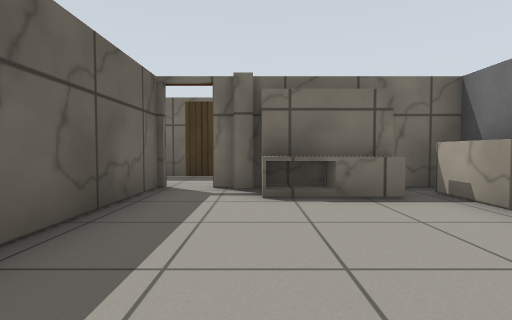
View 1 (above)

19 first-person views from a walk through a Gazebo world. The camera is 0.65 m above the floor, tilts 2° down and sees 85° across. The floor is counted in squares, 1 m on a side. Each view is taken from the middle of a square. On the plan, view 1 faces up. The plan holds only what a view shows up to about 9 squares ahead; the rest is blank. Some surface patterns are stand-ins.

View 2
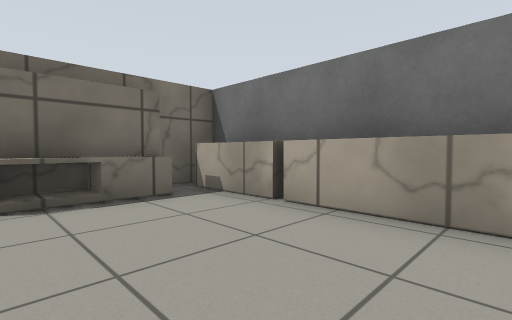

View 3
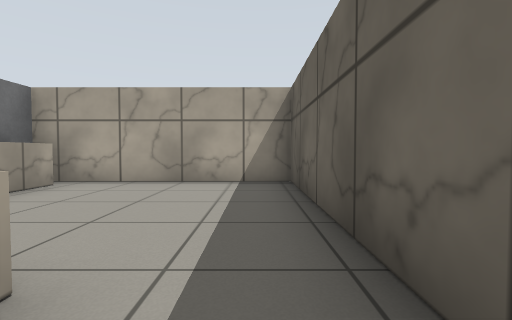

View 4
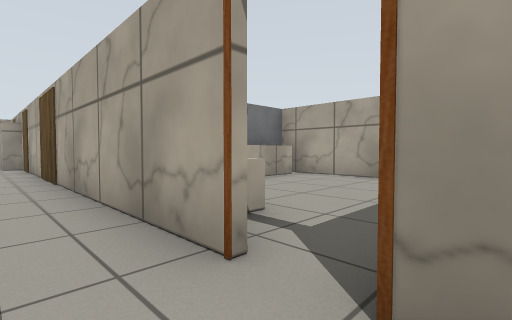

View 5
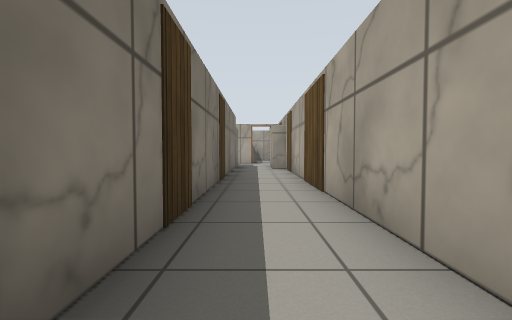

View 6
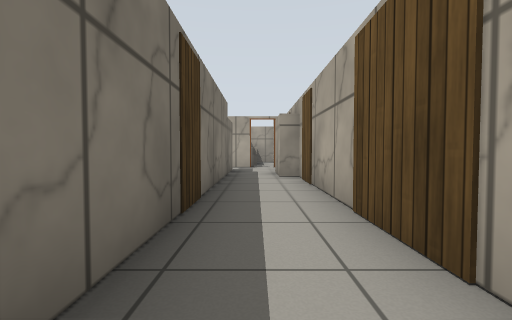

View 7
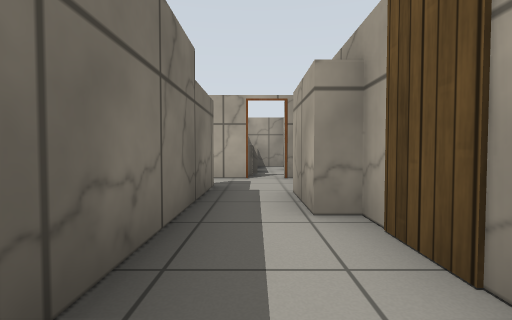

View 8
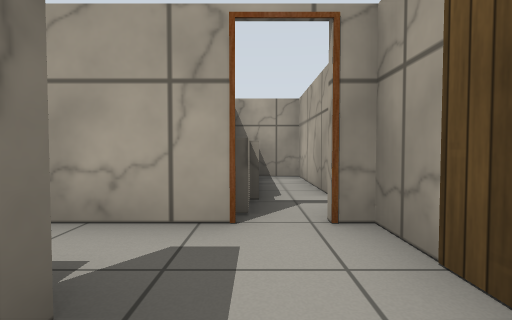

View 9
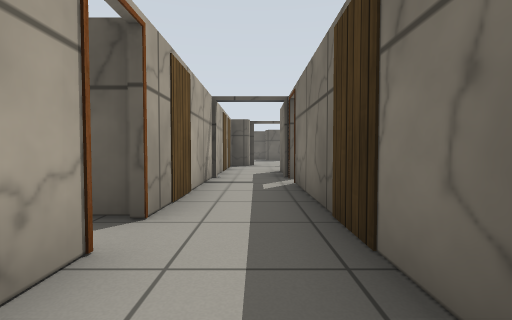

View 10
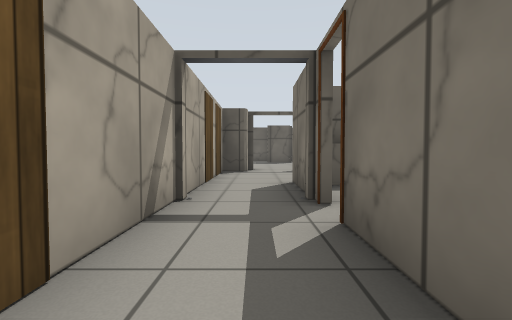

View 11
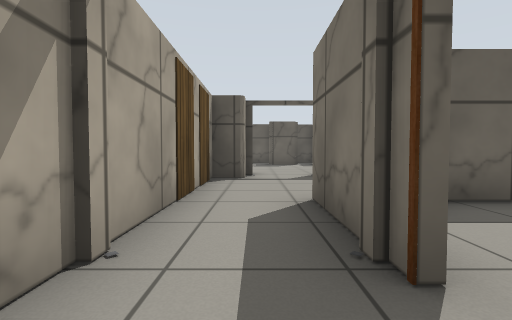

View 12
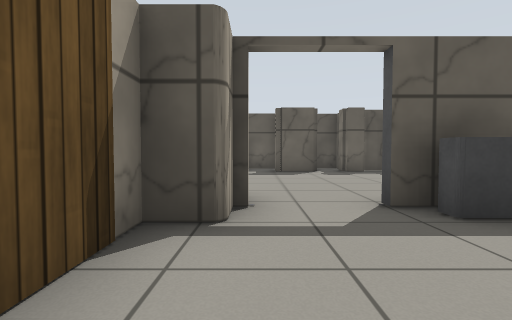

View 13
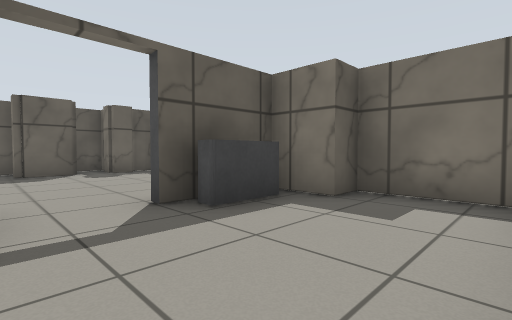

View 14
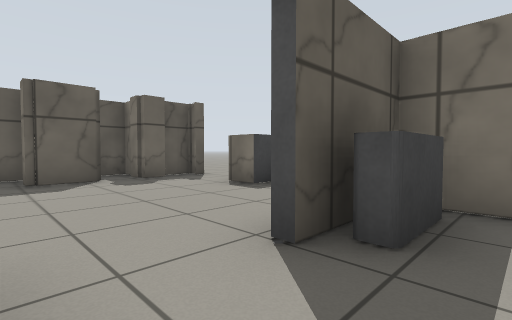

View 15
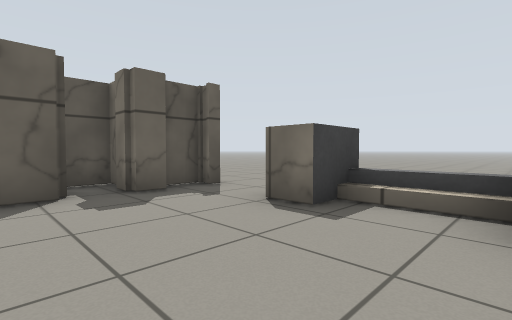

View 16
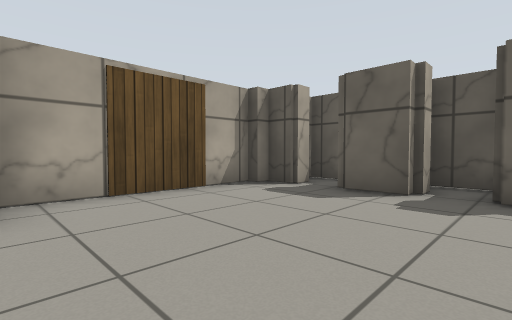

View 17
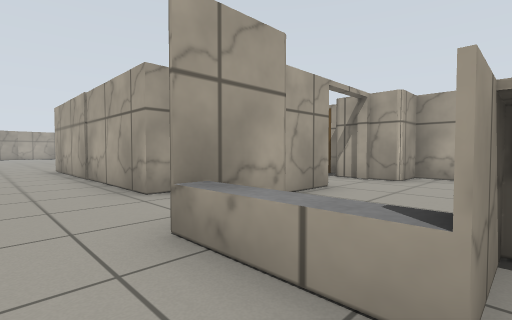

View 18
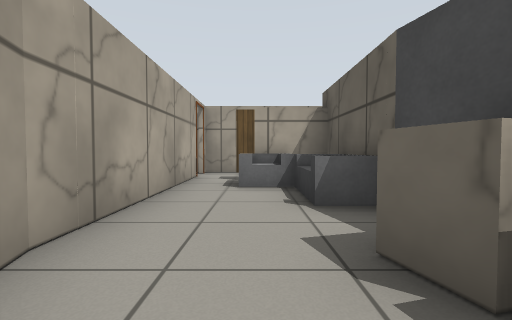

View 19
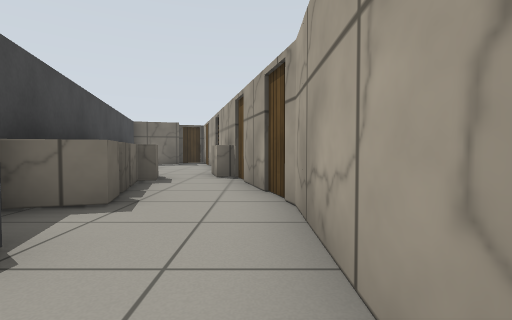

### Floor plan
Ten units are one square. View 1 is at (0, 0); x grows to the right and y downward. Boxes are objects, and circles mark ways between rooms. Rooms are numbered by the first view taken in them; rooms with no view inside come last. Other rooms are left out.
<svg viewBox="-182 -175 322 187">
<path fill="none" stroke="#000" d="M21 -41 0 -41M-17 -50 -17 7 35 7 35 -48 22 -48M11 -44 1 -44M21 -38 0 -38M28 -24 28 -44M28 2 28 -22M98 -54 114 -54M-8 -50 98 -50M120 -50 135 -50M121 -68 -45 -68M135 -61 135 -85M-44 -50 -17 -50M-100 -95 -111 -95 -111 -75M-81 -102 -100 -102M-121 -57 -105 -57 -105 -50 -76 -50M-105 -91 -105 -79M-139 -98 -139 -109M-121 -95 -121 -110M-162 -68 -169 -68M-163 -92 -163 -86 -170 -86M-114 -75 -114 -88M-170 -79 -163 -79 -163 -65M-138 -110 -138 -98 -146 -98M-162 -102 -168 -102 -168 -94M-150 -50 -138 -50M-169 -57 -163 -57 -163 -50 -159 -50M-160 -48 -121 -48 -121 -57M-177 -88 -177 -76M-177 -68 -177 -62M-177 -60 -177 -51M-121 -102 -139 -102M-121 -106 -139 -106M-100 -103 -36 -103M-139 -109 -120 -109M105 -101 105 -72 121 -72M135 -85 135 -112 122 -158M86 -170 106 -98M111 -120 113 -113 102 -110M113 -98 113 -81 124 -81M105 -138 110 -121M115 -75 121 -75M125 -148 121 -146M107 -147 109 -139M-52 -68 -78 -68M-76 -50 -44 -50"/>
<circle cx="-10" cy="-45" r="3" fill="#2a7"/>
<circle cx="130" cy="-80" r="3" fill="#2a7"/>
<circle cx="-40" cy="-60" r="3" fill="#2a7"/>
<circle cx="-110" cy="-70" r="3" fill="#2a7"/>
<circle cx="-70" cy="-60" r="3" fill="#2a7"/>
<circle cx="-155" cy="-100" r="3" fill="#2a7"/>
<text x="0" y="-20">1</text>
<text x="50" y="-60">2</text>
<text x="-90" y="-70">3</text>
<text x="-140" y="-80">4</text>
<text x="-50" y="-170">5</text>
<text x="120" y="-110">6</text>
<text x="-60" y="-60">7</text>
</svg>
Room 1 opens to room 2. Room 2 opens to room 6. Room 2 opens to room 7. Room 3 opens to room 4. Room 3 opens to room 7. Room 4 opens to room 5.

Where each view was taken, in squares from view 1:
view 1: 0 up, 0 right, facing up
view 2: 0 up, 0 right, facing up-right
view 3: 5 up, 1 left, facing down
view 4: 6 up, 2 left, facing down-right
view 5: 6 up, 0 right, facing right
view 6: 6 up, 3 right, facing right
view 7: 6 up, 7 right, facing right
view 8: 6 up, 11 right, facing right
view 9: 6 up, 1 right, facing left
view 10: 6 up, 2 left, facing left
view 11: 6 up, 4 left, facing left
view 12: 6 up, 8 left, facing left
view 13: 6 up, 8 left, facing up-left
view 14: 6 up, 10 left, facing up-left
view 15: 7 up, 12 left, facing up-left
view 16: 9 up, 12 left, facing down-left
view 17: 12 up, 14 left, facing down-right
view 18: 13 up, 12 right, facing down
view 19: 8 up, 13 right, facing up
